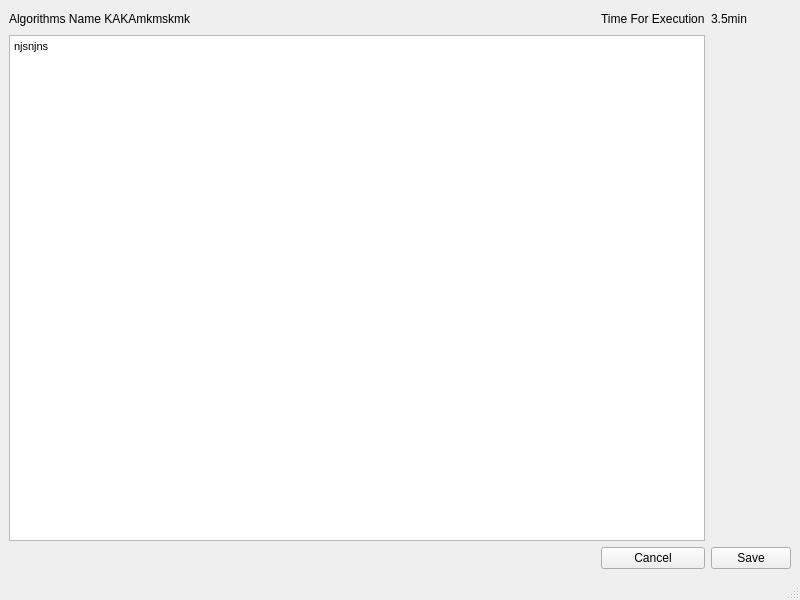
<?xml version="1.0" encoding="UTF-8"?>
<ui version="4.0">
 <class>MainWindow</class>
 <widget class="QMainWindow" name="MainWindow">
  <property name="geometry">
   <rect>
    <x>0</x>
    <y>0</y>
    <width>800</width>
    <height>600</height>
   </rect>
  </property>
  <property name="windowTitle">
   <string>MainWindow</string>
  </property>
  <widget class="QWidget" name="centralwidget">
   <layout class="QGridLayout" name="gridLayout">
    <item row="0" column="0">
     <widget class="QLabel" name="algoName">
      <property name="text">
       <string>Algorithms Name KAKAmkmskmk </string>
      </property>
     </widget>
    </item>
    <item row="0" column="1">
     <spacer name="horizontalSpacer">
      <property name="orientation">
       <enum>Qt::Horizontal</enum>
      </property>
      <property name="sizeHint" stdset="0">
       <size>
        <width>426</width>
        <height>20</height>
       </size>
      </property>
     </spacer>
    </item>
    <item row="0" column="2">
     <widget class="QLabel" name="timeOfExecution">
      <property name="text">
       <string>Time For Execution</string>
      </property>
     </widget>
    </item>
    <item row="0" column="3">
     <widget class="QLabel" name="time">
      <property name="text">
       <string>3.5min</string>
      </property>
     </widget>
    </item>
    <item row="1" column="0" colspan="3">
     <widget class="QTextEdit" name="output">
      <property name="html">
       <string>&lt;!DOCTYPE HTML PUBLIC &quot;-//W3C//DTD HTML 4.0//EN&quot; &quot;http://www.w3.org/TR/REC-html40/strict.dtd&quot;&gt;
&lt;html&gt;&lt;head&gt;&lt;meta name=&quot;qrichtext&quot; content=&quot;1&quot; /&gt;&lt;style type=&quot;text/css&quot;&gt;
p, li { white-space: pre-wrap; }
&lt;/style&gt;&lt;/head&gt;&lt;body style=&quot; font-family:'MS Shell Dlg 2'; font-size:8pt; font-weight:400; font-style:normal;&quot;&gt;
&lt;p style=&quot; margin-top:0px; margin-bottom:0px; margin-left:0px; margin-right:0px; -qt-block-indent:0; text-indent:0px;&quot;&gt;njsnjns&lt;/p&gt;&lt;/body&gt;&lt;/html&gt;</string>
      </property>
     </widget>
    </item>
    <item row="2" column="2">
     <widget class="QPushButton" name="cancel">
      <property name="text">
       <string>Cancel</string>
      </property>
     </widget>
    </item>
    <item row="2" column="3">
     <widget class="QPushButton" name="save">
      <property name="text">
       <string>Save</string>
      </property>
     </widget>
    </item>
   </layout>
  </widget>
  <widget class="QMenuBar" name="menubar">
   <property name="geometry">
    <rect>
     <x>0</x>
     <y>0</y>
     <width>800</width>
     <height>22</height>
    </rect>
   </property>
  </widget>
  <widget class="QStatusBar" name="statusbar"/>
 </widget>
 <resources/>
 <connections/>
</ui>
